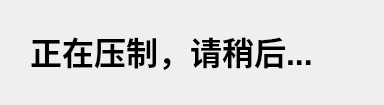
<?xml version="1.0" encoding="UTF-8"?>
<ui version="4.0">
 <class>waitFor</class>
 <widget class="QWidget" name="waitFor">
  <property name="geometry">
   <rect>
    <x>0</x>
    <y>0</y>
    <width>384</width>
    <height>105</height>
   </rect>
  </property>
  <property name="minimumSize">
   <size>
    <width>384</width>
    <height>105</height>
   </size>
  </property>
  <property name="maximumSize">
   <size>
    <width>384</width>
    <height>105</height>
   </size>
  </property>
  <property name="windowTitle">
   <string>提示</string>
  </property>
  <widget class="QLabel" name="labWait">
   <property name="geometry">
    <rect>
     <x>30</x>
     <y>30</y>
     <width>321</width>
     <height>41</height>
    </rect>
   </property>
   <property name="font">
    <font>
     <pointsize>24</pointsize>
     <weight>75</weight>
     <bold>true</bold>
    </font>
   </property>
   <property name="text">
    <string>正在压制，请稍后...</string>
   </property>
  </widget>
 </widget>
 <resources/>
 <connections/>
</ui>
